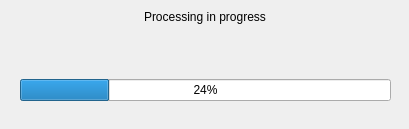
<?xml version="1.0" encoding="UTF-8"?>
<ui version="4.0">
 <class>Dialog</class>
 <widget class="QDialog" name="Dialog">
  <property name="geometry">
   <rect>
    <x>0</x>
    <y>0</y>
    <width>409</width>
    <height>129</height>
   </rect>
  </property>
  <property name="windowTitle">
   <string>Dialog</string>
  </property>
  <widget class="QWidget" name="verticalLayoutWidget">
   <property name="geometry">
    <rect>
     <x>20</x>
     <y>10</y>
     <width>371</width>
     <height>91</height>
    </rect>
   </property>
   <layout class="QVBoxLayout" name="verticalLayout">
    <item alignment="Qt::AlignHCenter">
     <widget class="QLabel" name="processing_label">
      <property name="text">
       <string>Processing in progress</string>
      </property>
     </widget>
    </item>
    <item>
     <spacer name="verticalSpacer">
      <property name="orientation">
       <enum>Qt::Vertical</enum>
      </property>
      <property name="sizeHint" stdset="0">
       <size>
        <width>20</width>
        <height>40</height>
       </size>
      </property>
     </spacer>
    </item>
    <item>
     <widget class="QProgressBar" name="progressBar">
      <property name="value">
       <number>24</number>
      </property>
     </widget>
    </item>
    <item>
     <layout class="QHBoxLayout" name="horizontalLayout"/>
    </item>
   </layout>
  </widget>
 </widget>
 <resources/>
 <connections/>
</ui>
